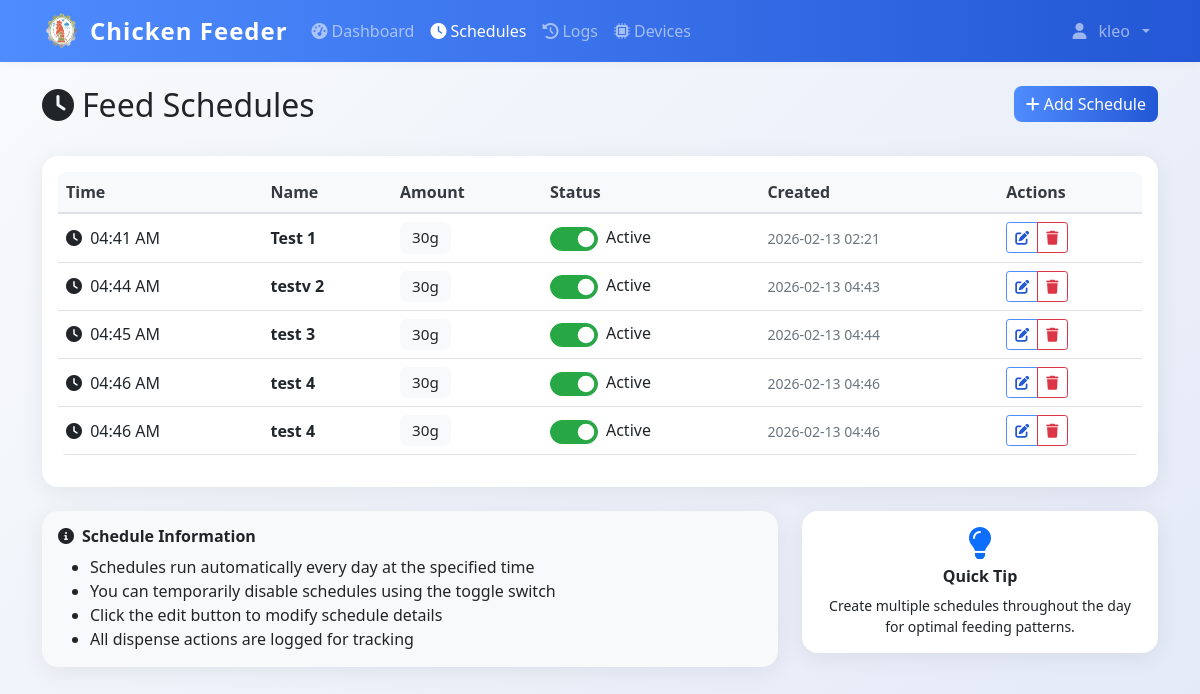
Before: /schedules (signed in) with the older database file.
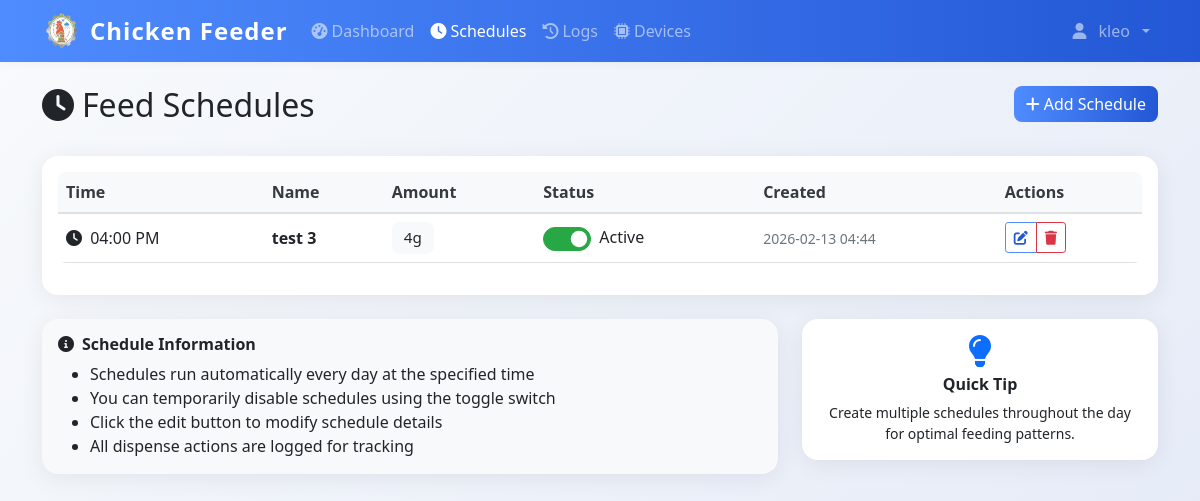
After: the same page with the newer database file.
### models.py (models this page shows)
class FeedSchedule(db.Model):
    id = db.Column(db.Integer, primary_key=True)
    name = db.Column(db.String(100), nullable=False)
    feed_time = db.Column(db.Time, nullable=False)
    amount_grams = db.Column(db.Integer, nullable=False)
    is_active = db.Column(db.Boolean, default=True)
    created_by = db.Column(db.Integer, db.ForeignKey('user.id'), nullable=False)
    created_at = db.Column(db.DateTime, default=datetime.now)
    user = db.relationship('User', backref=db.backref('schedules', lazy=True))

### app.py (the view)
@app.route('/schedules')
@login_required
def schedules():
    schedules = FeedSchedule.query.filter_by(created_by=current_user.id).order_by(FeedSchedule.feed_time).all()
    return render_template('schedules.html', schedules=schedules)

### app.py (called while the page is built)
@login_manager.user_loader
def load_user(user_id):
    return db.session.get(User, int(user_id))

@app.context_processor
def inject_datetime():
    return {'datetime': datetime}

@app.before_request
def restrict_admin_from_user_pages():
    if current_user.is_authenticated and getattr(current_user, 'is_admin', False):
        if not request.path.startswith('/admin'):
            if not request.path.startswith('/static') and not request.path.startswith('/logout'):
                return redirect(url_for('admin.dashboard'))

### templates/schedules.html (shortened to what the changed rows need)
{% extends "base.html" %}
{% block content %}
<div class="container mt-4">
    <div class="row mb-4">
        <div class="col">
            <h1 class="h2">
                <i class="fas fa-clock me-2"></i>Feed Schedules
            </h1>
        </div>
    </div>
    <div class="card">
        <div class="card-body">
            {% if schedules %}
            <div class="table-responsive">
                <table class="table table-hover">
                    <thead>
                        <tr>
                            <th>Time</th>
                            <th>Name</th>
                            <th>Amount</th>
                            <th>Status</th>
                            <th>Created</th>
                            <th>Actions</th>
                        </tr>
                    </thead>
                    <tbody>
                        {% for schedule in schedules %}
                        <tr id="schedule-{{ schedule.id }}">
                            <td>
                                <i class="fas fa-clock me-1"></i>
                                {{ schedule.feed_time.strftime('%I:%M %p') }}
                            </td>
                            <td>
                                <strong>{{ schedule.name }}</strong>
                            </td>
                            <td>
                                <span class="badge bg-light text-dark">{{ schedule.amount_grams }}g</span>
                            </td>
                            <td>
                                <div class="form-check form-switch d-flex align-items-center gap-2">
                                    <input class="form-check-input" type="checkbox"
                                        id="toggle-{{ schedule.id }}"
                                        {% if schedule.is_active %}checked{% endif %}
                                        onchange="toggleSchedule(this)" data-id="{{ schedule.id }}">
                                    <label class="form-check-label" for="toggle-{{ schedule.id }}">
                                        <span id="status-text-{{ schedule.id }}">
                                            {% if schedule.is_active %}Active{% else %}Inactive{% endif %}
                                        </span>
                                    </label>
                                </div>
                            </td>
                            <td>
                                <small class="text-muted">
                                    {{ schedule.created_at.strftime('%Y-%m-%d %H:%M') }}
                                </small>
                            </td>
                            <td>
                                <div class="btn-group btn-group-sm">
                                    <a class="btn btn-outline-primary"
                                       href="{{ url_for('edit_schedule', schedule_id=schedule.id) }}"
                                       title="Edit this schedule">
                                        <i class="fas fa-edit"></i>
                                    </a>
                                    <button class="btn btn-outline-danger"
                                            onclick="deleteSchedule(this)"
                                            data-id="{{ schedule.id }}"
                                            data-name="{{ schedule.name }}"
                                            title="Delete schedule">
                                        <i class="fas fa-trash"></i>
                                    </button>
                                </div>
                            </td>
                        </tr>
                        {% endfor %}
                    </tbody>
                </table>
            </div>
            {% endif %}
        </div>
    </div>
</div>
{% endblock %}

Changed rows visible on the page:
removed FeedSchedule: feed_time "04:41 AM", name "Test 1", amount_grams "30", is_active "☑", shows "Active", created_at "2026-02-13 02:21"
removed FeedSchedule: feed_time "04:44 AM", name "testv 2", amount_grams "30", is_active "☑", shows "Active", created_at "2026-02-13 04:43"
removed FeedSchedule: feed_time "04:46 AM", name "test 4", amount_grams "30", is_active "☑", shows "Active", created_at "2026-02-13 04:46"
removed FeedSchedule: feed_time "04:46 AM", name "test 4", amount_grams "30", is_active "☑", shows "Active", created_at "2026-02-13 04:46"
changed FeedSchedule "test 3": feed_time "04:45 AM" → "04:00 PM"; amount_grams "30" → "4"
